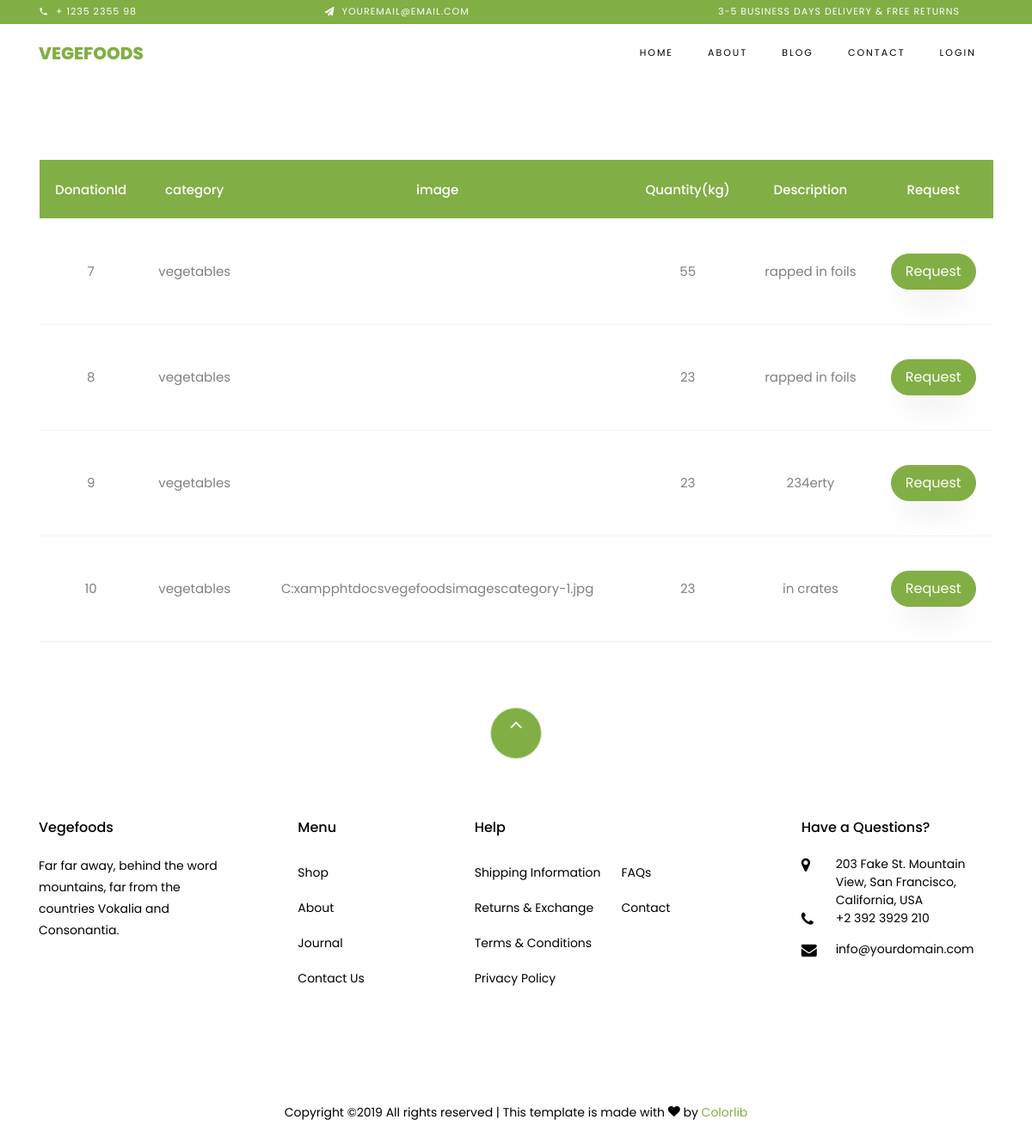
The page /view.php on the database its author committed.
### tables this page shows
CREATE TABLE `donate` (
  `id` int(50) NOT NULL,
  `category` text NOT NULL,
  `pic` blob NOT NULL,
  `quantity` int(55) NOT NULL,
  `Description` varchar(255) NOT NULL
);

### view.php (the view, shortened to what this page needs)
<!DOCTYPE html>
<html lang="en">
  <head>
    <link rel="stylesheet" href="css/open-iconic-bootstrap.min.css">
    <link rel="stylesheet" href="css/animate.css">
    <link rel="stylesheet" href="css/owl.carousel.min.css">
    <link rel="stylesheet" href="css/owl.theme.default.min.css">
    <link rel="stylesheet" href="css/magnific-popup.css">
    <link rel="stylesheet" href="css/aos.css">
    <link rel="stylesheet" href="css/ionicons.min.css">
    <link rel="stylesheet" href="css/bootstrap-datepicker.css">
    <link rel="stylesheet" href="css/jquery.timepicker.css">
    <link rel="stylesheet" href="css/flaticon.css">
    <link rel="stylesheet" href="css/icomoon.css">
    <link rel="stylesheet" href="css/style.css">
  </head>
  <body class="goto-here">
		<div class="py-1 bg-primary">
    	<div class="container">
    		<div class="row no-gutters d-flex align-items-start align-items-center px-md-0">
	    		<div class="col-lg-12 d-block">
		    		<div class="row d-flex">
		    			<div class="col-md pr-4 d-flex topper align-items-center">
					    	<div class="icon mr-2 d-flex justify-content-center align-items-center"><span class="icon-phone2"></span></div>
						    <span class="text">+ 1235 2355 98</span>
					    </div>
					    <div class="col-md pr-4 d-flex topper align-items-center">
					    	<div class="icon mr-2 d-flex justify-content-center align-items-center"><span class="icon-paper-plane"></span></div>
						    <span class="text">youremail@email.com</span>
					    </div>
					    <div class="col-md-5 pr-4 d-flex topper align-items-center text-lg-right">
						    <span class="text">3-5 Business days delivery &amp; Free Returns</span>
					    </div>
				    </div>
			    </div>
		    </div>
		  </div>
    </div>
    <nav class="navbar navbar-expand-lg navbar-dark ftco_navbar bg-dark ftco-navbar-light" id="ftco-navbar">
	    <div class="container">
	      <a class="navbar-brand" href="index.html">Vegefoods</a>
	      <div class="collapse navbar-collapse" id="ftco-nav">
	        <ul class="navbar-nav ml-auto">
	          <li class="nav-item"><a href="index.php" class="nav-link">Home</a></li>
	          <li class="nav-item"><a href="about.php" class="nav-link">About</a></li>
	          <li class="nav-item"><a href="blog.php" class="nav-link">Blog</a></li>
	          <li class="nav-item active"><a href="contact.php" class="nav-link">Contact</a></li>
	          <li class="nav-item">
              <?php
                if (isset($_SESSION["user_id"])) {
                  echo "<a href=\"logout.php\" class=\"nav-link\">logout</a>";
                }
                else{
                  echo "<a href=\"login.php\" class=\"nav-link\">login</a>";
                }
               ?>
            </li>
	        </ul>
	      </div>
	    </div>
	  </nav>
    <section class="ftco-section ftco-cart">
			<div class="container">
				<div class="row">
    			<div class="col-md-12 ftco-animate">
    				<div class="cart-list">
	<?php
	$conn = mysqli_connect("localhost", "root", "", "original");
	$sql="SELECT * FROM donate;";
	$result=mysqli_query($conn,$sql);
 		?>
	    				<table class="table">
						    <thead class="thead-primary">
						      <tr class="text-center">
						        <th>DonationId</th>
						        <th>category</th>
						        <th>image</th>
						        <th>Quantity(kg)</th>
						        <th>Description</th>
						        <th>Request</th>
						      </tr>
						    </thead>
						    <tbody>
						      <?php while($row=mysqli_fetch_assoc($result)){ ?>
				 					<tr>
				 					<td><?=$row['id'];?></td>
				 					<td><?=$row['category'];?></td>
				 					<td><?=$row['pic'];?></td>
				 					<td><?=$row['quantity'];?></td>
				 					<td><?=$row['Description'];?></td>
				 					<td><a <?php
				 						echo "href=\"request.php?name=Jeff&&id=".$row["id"]."\"";
				 					 ?> class="btn btn-primary py-2 px-3" >Request</a></td>
				 					</tr>
				 				<?php 	} ?>
						    </tbody>
						  </table>
					  </div>
    			</div>
    		</div>
    	</div>
    </section>
   <footer class="ftco-footer ftco-section">
      <div class="container">
      	<div class="row">
      		<div class="mouse">
						<a href="#" class="mouse-icon">
							<div class="mouse-wheel"><span class="ion-ios-arrow-up"></span></div>
						</a>
					</div>
      	</div>
        <div class="row mb-5">
          <div class="col-md">
            <div class="ftco-footer-widget mb-4">
              <h2 class="ftco-heading-2">Vegefoods</h2>
              <p>Far far away, behind the word mountains, far from the countries Vokalia and Consonantia.</p>
              <ul class="ftco-footer-social list-unstyled float-md-left float-lft mt-5">
              </ul>
            </div>
          </div>
          <div class="col-md">
            <div class="ftco-footer-widget mb-4 ml-md-5">
              <h2 class="ftco-heading-2">Menu</h2>
              <ul class="list-unstyled">
                <li><a href="#" class="py-2 d-block">Shop</a></li>
                <li><a href="#" class="py-2 d-block">About</a></li>
                <li><a href="#" class="py-2 d-block">Journal</a></li>
                <li><a href="#" class="py-2 d-block">Contact Us</a></li>
              </ul>
            </div>
          </div>
          <div class="col-md-4">
             <div class="ftco-footer-widget mb-4">
              <h2 class="ftco-heading-2">Help</h2>
              <div class="d-flex">
	              <ul class="list-unstyled mr-l-5 pr-l-3 mr-4">
	                <li><a href="#" class="py-2 d-block">Shipping Information</a></li>
	                <li><a href="#" class="py-2 d-block">Returns &amp; Exchange</a></li>
	                <li><a href="#" class="py-2 d-block">Terms &amp; Conditions</a></li>
	                <li><a href="#" class="py-2 d-block">Privacy Policy</a></li>
	              </ul>
	              <ul class="list-unstyled">
	                <li><a href="#" class="py-2 d-block">FAQs</a></li>
	                <li><a href="#" class="py-2 d-block">Contact</a></li>
	              </ul>
	            </div>
            </div>
          </div>
          <div class="col-md">
            <div class="ftco-footer-widget mb-4">
            	<h2 class="ftco-heading-2">Have a Questions?</h2>
            	<div class="block-23 mb-3">
	              <ul>
	                <li><span class="icon icon-map-marker"></span><span class="text">203 Fake St. Mountain View, San Francisco, California, USA</span></li>
	                <li><a href="#"><span class="icon icon-phone"></span><span class="text">+2 392 3929 210</span></a></li>
	                <li><a href="#"><span class="icon icon-envelope"></span><span class="text">info@yourdomain.com</span></a></li>
	              </ul>
	            </div>
            </div>
          </div>
        </div>
        <div class="row">
          <div class="col-md-12 text-center">
            <p>
						  Copyright &copy;<script>document.write(new Date().getFullYear());</script> All rights reserved | This template is made with <i class="icon-heart color-danger" aria-hidden="true"></i> by <a href="https://colorlib.com" target="_blank">Colorlib</a>
						</p>
          </div>
        </div>
      </div>
    </footer>
  </body>
</html>

### css/icomoon.css (style rules this page uses)
[class^="icon-"], [class*=" icon-"] { font-family: 'icomoon' !important; speak: none; font-style: normal; font-weight: normal; font-variant: normal; text-transform: none; line-height: 1; -webkit-font-smoothing: antialiased; -moz-osx-font-smoothing: grayscale; }
.icon-heart:before { content: "\f004"; }
.icon-map-marker:before { content: "\f041"; }
.icon-phone:before { content: "\f095"; }
.icon-envelope:before { content: "\f0e0"; }
.icon-paper-plane:before { content: "\f1d8"; }
.icon-phone2:before { content: "\e0cd"; }

### rows shown on the page
donate: id "7", category "vegetables", quantity "55", Description "rapped in foils"
donate: id "8", category "vegetables", quantity "23", Description "rapped in foils"
donate: id "9", category "vegetables", quantity "23", Description "234erty"
donate: id "10", category "vegetables", pic "C:xampphtdocsvegefoodsimagescategory-1.jpg", quantity "23", Description "in crates"
